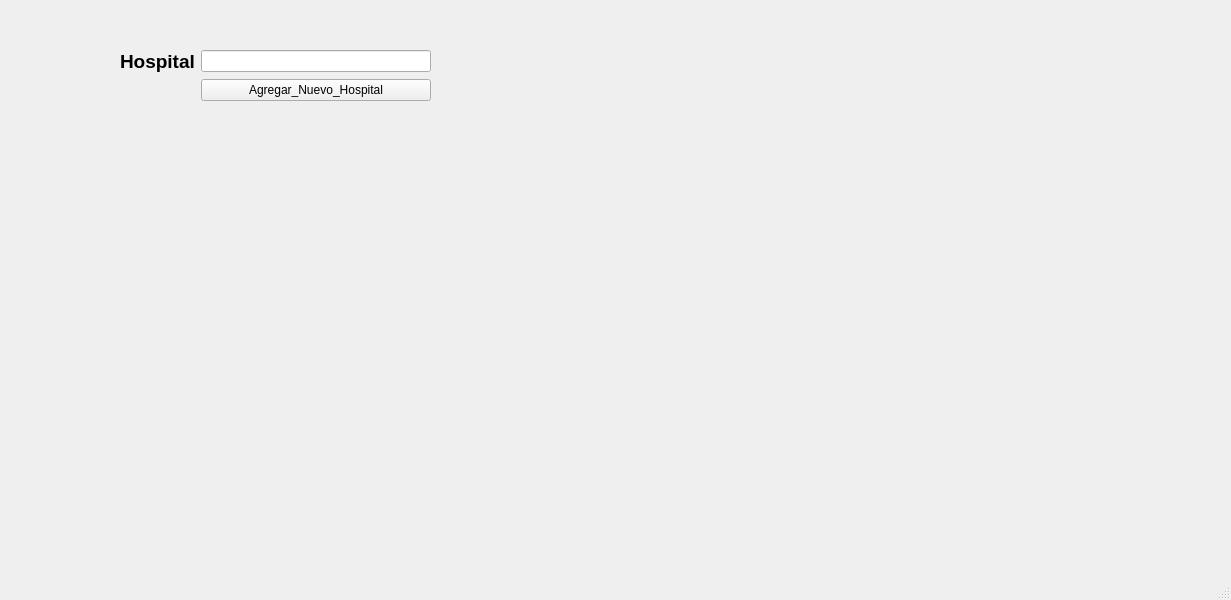
<?xml version="1.0" encoding="UTF-8"?>
<ui version="4.0">
 <class>AgregarHospital</class>
 <widget class="QMainWindow" name="AgregarHospital">
  <property name="geometry">
   <rect>
    <x>0</x>
    <y>0</y>
    <width>1231</width>
    <height>600</height>
   </rect>
  </property>
  <property name="windowTitle">
   <string>MainWindow</string>
  </property>
  <widget class="QWidget" name="centralwidget">
   <widget class="QWidget" name="">
    <property name="geometry">
     <rect>
      <x>120</x>
      <y>50</y>
      <width>311</width>
      <height>111</height>
     </rect>
    </property>
    <layout class="QFormLayout" name="formLayout">
     <item row="0" column="0">
      <widget class="QLabel" name="label">
       <property name="font">
        <font>
         <pointsize>14</pointsize>
         <weight>75</weight>
         <bold>true</bold>
        </font>
       </property>
       <property name="text">
        <string>Hospital</string>
       </property>
      </widget>
     </item>
     <item row="0" column="1">
      <widget class="QLineEdit" name="NombreHospital"/>
     </item>
     <item row="1" column="1">
      <widget class="QPushButton" name="AgregarNuevo">
       <property name="text">
        <string>Agregar_Nuevo_Hospital</string>
       </property>
      </widget>
     </item>
    </layout>
   </widget>
  </widget>
  <widget class="QMenuBar" name="menubar">
   <property name="geometry">
    <rect>
     <x>0</x>
     <y>0</y>
     <width>1231</width>
     <height>21</height>
    </rect>
   </property>
  </widget>
  <widget class="QStatusBar" name="statusbar"/>
 </widget>
 <resources/>
 <connections/>
</ui>
